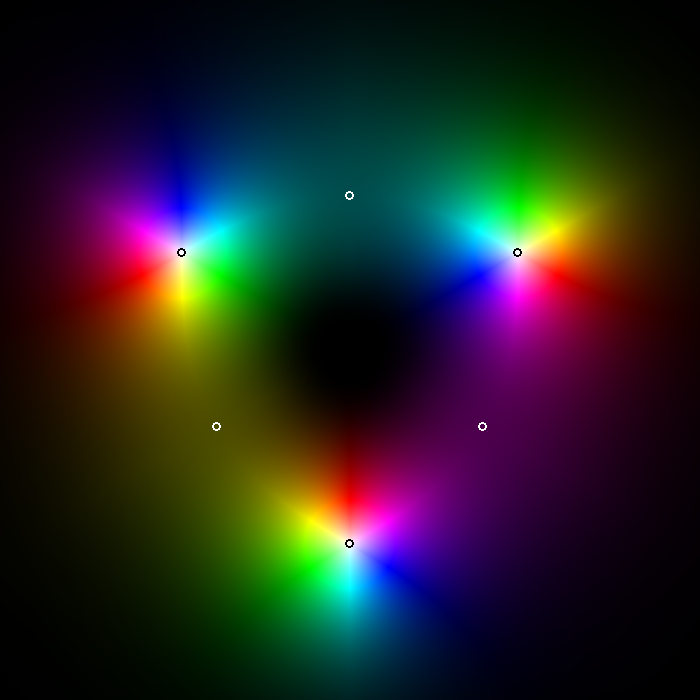

The script that saved this image:
"""Domain coloring для w(z) = (z^3 - i)/z, как в complex_trinity.html:
оттенок = arg w, яркость L = exp(-|w|). Плюс отметки нулей, полюса и седловых точек (w' = 0).
python3 trinity_dc.py out.png [размер] [радиус]"""
import sys
import numpy as np
from PIL import Image, ImageDraw

out = sys.argv[1]
N = int(sys.argv[2]) if len(sys.argv) > 2 else 700
R = float(sys.argv[3]) if len(sys.argv) > 3 else 1.8
x = np.linspace(-R, R, N)
X, Y = np.meshgrid(x, -x)
Z = X + 1j * Y
with np.errstate(all="ignore"):
    W = (Z**3 - 1j) / Z
H = (np.angle(W) / (2 * np.pi)) % 1.0
L = np.exp(-np.abs(W))
L = np.nan_to_num(L)

def hsl2rgb(h, s, l):
    c = (1 - np.abs(2 * l - 1)) * s
    hp = h * 6
    xx = c * (1 - np.abs(hp % 2 - 1))
    z = np.zeros_like(h)
    r, g, b = [np.select([(hp >= k) & (hp < k + 1) for k in range(6)], v) for v in (
        [c, xx, z, z, xx, c], [xx, c, c, xx, z, z], [z, z, xx, c, c, xx])]
    m = l - c / 2
    return np.stack([r + m, g + m, b + m], -1)

rgb = (np.clip(hsl2rgb(H, np.ones_like(H), L), 0, 1) * 255).astype(np.uint8)
im = Image.fromarray(rgb)
d = ImageDraw.Draw(im)
def px(z):
    return ((z.real + R) / (2 * R) * (N - 1), (R - z.imag) / (2 * R) * (N - 1))
for k in range(3):
    zero = np.exp(1j * (np.pi / 2 + 2 * np.pi * k) / 3)
    sad = 2 ** (-1 / 3) * np.exp(1j * (-np.pi / 2 + 2 * np.pi * k) / 3)  # z^3 = -i/2
    for z, col in ((zero, (0, 0, 0)), (sad, (255, 255, 255))):
        u, v = px(z)
        d.ellipse((u - 4, v - 4, u + 4, v + 4), outline=col, width=2)
    print("ноль", np.round(zero, 4), " седло", np.round(sad, 4),
          "|w| в седле", round(abs((sad**3 - 1j) / sad), 4), "L", round(np.exp(-abs((sad**3 - 1j) / sad)), 4))
# уровень |w| = 0.7 (L = 0.5): где он лежит
for k in range(3):
    zero = np.exp(1j * (np.pi / 2 + 2 * np.pi * k) / 3)
    ts = np.linspace(0, 2 * np.pi, 7)[:-1]
    rs = []
    for t in ts:
        lo, hi = 0.0, 0.6
        for _ in range(50):
            m = (lo + hi) / 2
            z = zero + m * np.exp(1j * t)
            if abs((z**3 - 1j) / z) < 0.7: lo = m
            else: hi = m
        rs.append(lo)
    print("контур |w|=0.7 вокруг нуля", k, "радиусы", np.round(rs, 3))
# направление обхода оттенка вокруг нуля и вокруг полюса
for name, c in (("ноль z0", np.exp(1j * np.pi / 6)), ("полюс 0", 0)):
    ts = np.linspace(0, 2 * np.pi, 2001)
    z = c + 0.05 * np.exp(1j * ts)
    a = np.unwrap(np.angle((z**3 - 1j) / z))
    print(name, ": приращение arg w при обходе против часовой =", round((a[-1] - a[0]) / (2 * np.pi), 3), "оборота")
im.save(out)
